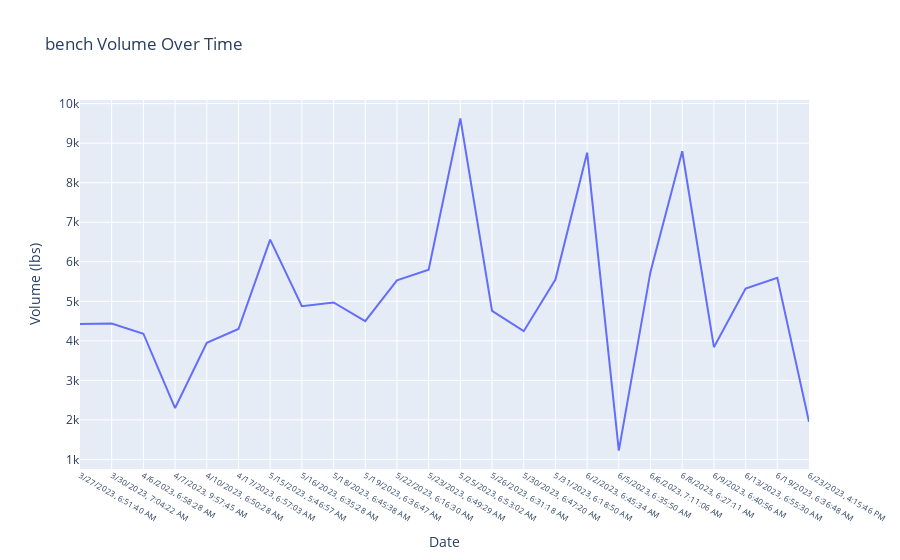
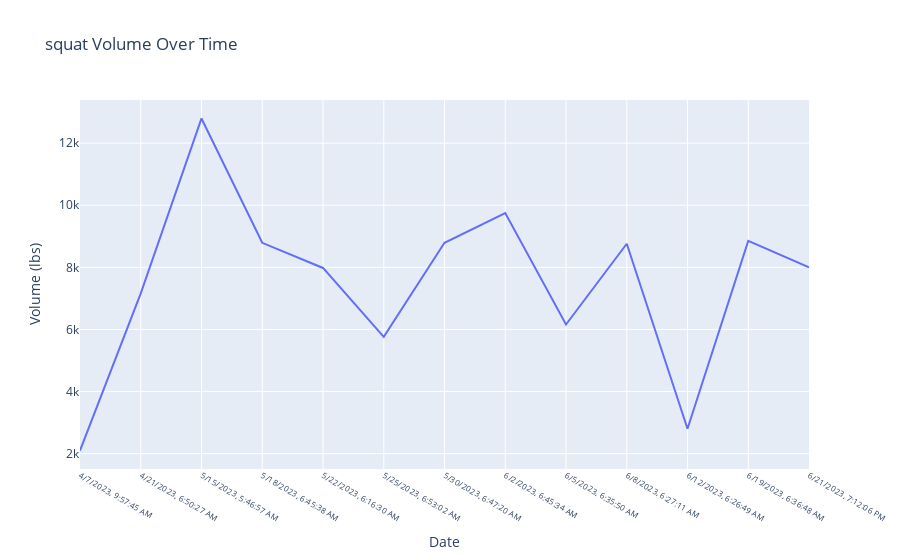
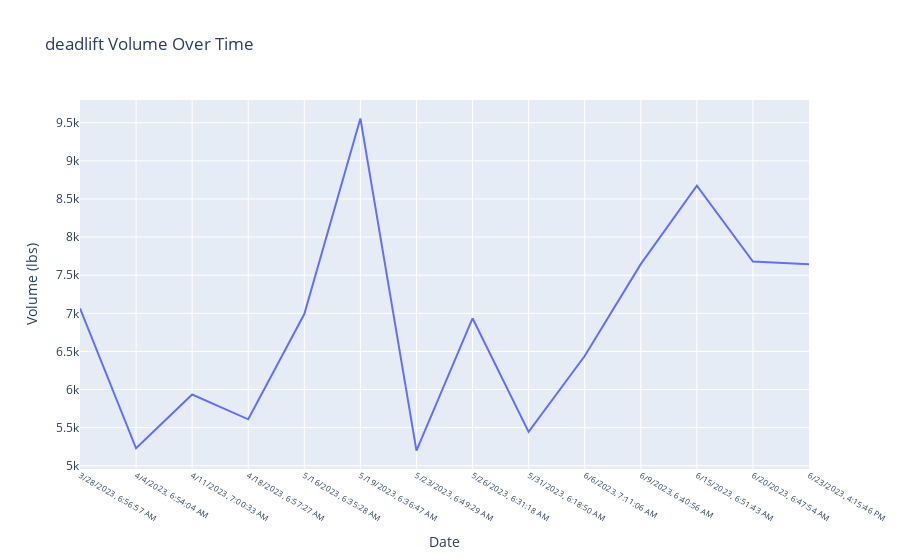

The notebook cell these images were saved under, in order:
### Code cell
import pandas as pd
import seaborn as sb
from datetime import datetime
from dateutil.relativedelta import relativedelta
pd.options.mode.chained_assignment = None  # default='warn'
import plotly.express as px
test_data = 'repone.csv'
import plotly.express as px

df = pd.read_csv(test_data)

def plotVolumeOverTime(df,exercise,startDate):
    ex = df.loc[df['Exercise'] == exercise]
    exDays = pd.unique(ex['Workout Start Time'])
   
    daysToAnalyze = []
    for day in exDays:
        datetime_object = datetime.strptime(day, '%m/%d/%Y, %H:%M:%S %p')
        if datetime_object >= startDate:
            daysToAnalyze.append(day)
    print(daysToAnalyze)
    volumes = []
    for date in daysToAnalyze:
        day = ex.loc[ex['Workout Start Time'] == date]
        day['Weight'] = day['Weight'].str.strip('-')
        day['Weight'] = pd.to_numeric(day['Weight'])
        sums = day.sum(numeric_only=True)
        volumes.append(sums['Weight'])
    fig = px.line(df, x=daysToAnalyze, y=volumes, title=exercise+' Volume Over Time')
    fig.update_layout(
        xaxis_title="Date", yaxis_title="Volume (lbs)"
    )
    fig.update_xaxes(tickfont_size=8)
    fig.show()

startDate = datetime.now() - relativedelta(months=3)
plotVolumeOverTime(df,'bench',startDate)
plotVolumeOverTime(df,'squat',startDate)
plotVolumeOverTime(df,'deadlift',startDate)

### Figure 1 — Plotly figure (JSON) as saved in the notebook; plotly's stock layout.template omitted (floating-point values rounded to 4 significant figures)
{"data": [{"hovertemplate": "x=%{x}<br>y=%{y}<extra></extra>", "legendgroup": "", "line": {"color": "#636efa", "dash": "solid"}, "marker": {"symbol": "circle"}, "mode": "lines", "name": "", "orientation": "v", "showlegend": false, "type": "scatter", "x": ["3/27/2023, 6:51:40 AM", "3/30/2023, 7:04:22 AM", "4/6/2023, 6:58:28 AM", "4/7/2023, 9:57:45 AM", "4/10/2023, 6:50:28 AM", "4/17/2023, 6:57:03 AM", "5/15/2023, 5:46:57 AM", "5/16/2023, 6:35:28 AM", "5/18/2023, 6:45:38 AM", "5/19/2023, 6:36:47 AM", "5/22/2023, 6:16:30 AM", "5/23/2023, 6:49:29 AM", "5/25/2023, 6:53:02 AM", "5/26/2023, 6:31:18 AM", "5/30/2023, 6:47:20 AM", "5/31/2023, 6:18:50 AM", "6/2/2023, 6:45:34 AM", "6/5/2023, 6:35:50 AM", "6/6/2023, 7:11:06 AM", "6/8/2023, 6:27:11 AM", "6/9/2023, 6:40:56 AM", "6/13/2023, 6:55:30 AM", "6/19/2023, 6:36:48 AM", "6/23/2023, 4:15:46 PM"], "xaxis": "x", "y": [4425, 4440, 4180, 2300, 3950, 4300, 6560, 4875, 4970, 4500, 5530, 5800, 9625, 4760, 4245, 5550, 8760, 1225, 5750, 8795, 3840, 5325, 5595, 1950], "yaxis": "y"}], "layout": {"autosize": true, "legend": {"tracegroupgap": 0}, "title": {"text": "bench Volume Over Time"}, "xaxis": {"anchor": "y", "autorange": true, "domain": [0, 1], "range": [0, 23], "tickfont": {"size": 8}, "title": {"text": "Date"}, "type": "category"}, "yaxis": {"anchor": "x", "autorange": true, "domain": [0, 1], "range": [758.3, 10090.0], "title": {"text": "Volume (lbs)"}, "type": "linear"}}}

### Figure 2 — Plotly figure (JSON) as saved in the notebook; plotly's stock layout.template omitted (floating-point values rounded to 4 significant figures)
{"data": [{"hovertemplate": "x=%{x}<br>y=%{y}<extra></extra>", "legendgroup": "", "line": {"color": "#636efa", "dash": "solid"}, "marker": {"symbol": "circle"}, "mode": "lines", "name": "", "orientation": "v", "showlegend": false, "type": "scatter", "x": ["4/7/2023, 9:57:45 AM", "4/21/2023, 6:50:27 AM", "5/15/2023, 5:46:57 AM", "5/18/2023, 6:45:38 AM", "5/22/2023, 6:16:30 AM", "5/25/2023, 6:53:02 AM", "5/30/2023, 6:47:20 AM", "6/2/2023, 6:45:34 AM", "6/5/2023, 6:35:50 AM", "6/8/2023, 6:27:11 AM", "6/12/2023, 6:26:49 AM", "6/19/2023, 6:36:48 AM", "6/21/2023, 7:12:06 PM"], "xaxis": "x", "y": [2100, 7160, 12795, 8790, 7980, 5760, 8790, 9750, 6160, 8760, 2800, 8850, 8000], "yaxis": "y"}], "layout": {"autosize": true, "legend": {"tracegroupgap": 0}, "title": {"text": "squat Volume Over Time"}, "xaxis": {"anchor": "y", "autorange": true, "domain": [0, 1], "range": [0, 12], "tickfont": {"size": 8}, "title": {"text": "Date"}, "type": "category"}, "yaxis": {"anchor": "x", "autorange": true, "domain": [0, 1], "range": [1506.0, 13390.0], "title": {"text": "Volume (lbs)"}, "type": "linear"}}}

### Figure 3 — Plotly figure (JSON) as saved in the notebook; plotly's stock layout.template omitted (floating-point values rounded to 4 significant figures)
{"data": [{"hovertemplate": "x=%{x}<br>y=%{y}<extra></extra>", "legendgroup": "", "line": {"color": "#636efa", "dash": "solid"}, "marker": {"symbol": "circle"}, "mode": "lines", "name": "", "orientation": "v", "showlegend": false, "type": "scatter", "x": ["3/28/2023, 6:56:57 AM", "4/4/2023, 6:54:04 AM", "4/11/2023, 7:00:33 AM", "4/18/2023, 6:57:27 AM", "5/16/2023, 6:35:28 AM", "5/19/2023, 6:36:47 AM", "5/23/2023, 6:49:29 AM", "5/26/2023, 6:31:18 AM", "5/31/2023, 6:18:50 AM", "6/6/2023, 7:11:06 AM", "6/9/2023, 6:40:56 AM", "6/15/2023, 6:51:43 AM", "6/20/2023, 6:47:54 AM", "6/23/2023, 4:15:46 PM"], "xaxis": "x", "y": [7065, 5230, 5935, 5610, 6990, 9556, 5200, 6935, 5445, 6440, 7645, 8675, 7680, 7645], "yaxis": "y"}], "layout": {"autosize": true, "legend": {"tracegroupgap": 0}, "title": {"text": "deadlift Volume Over Time"}, "xaxis": {"anchor": "y", "autorange": true, "domain": [0, 1], "range": [0, 13], "tickfont": {"size": 8}, "title": {"text": "Date"}, "type": "category"}, "yaxis": {"anchor": "x", "autorange": true, "domain": [0, 1], "range": [4958, 9798], "title": {"text": "Volume (lbs)"}, "type": "linear"}}}
